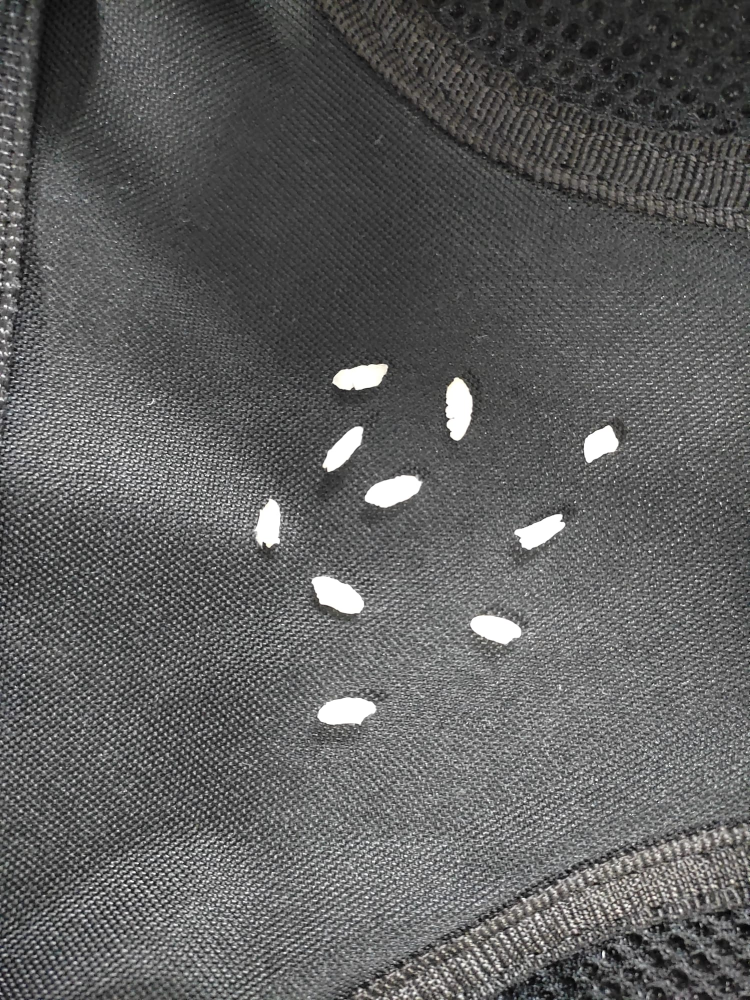
#> input picture Pirinc.jpeg, 1500 x 2000 px (shown at 1/2 size)
$ python main.py
#> lines starting #> are read from the running program, lines starting #| are printed output that depends on the picture; after the words box and inside, x2 and y2 are one past the last pixel; in counts of white or black regions, pixels touching at a corner belong together
import cv2
import numpy as np

# MAHSUN KALKAN
# Sayma İslemi İçin 2 gÖRÜNTÜ Bıraktım İkisinide Deneyebilirsiniz.

dosya_yolu = "Pirinc.jpeg"  # Görüntüyü yükleyip görüntü dosyasının yolunu doğru bir şekilde girdim.
görüntü = cv2.imread(dosya_yolu)
#> görüntü is the input picture: shape (2000, 1500, 3); mean B, G, R 94.7, 94.9, 94.9


yeni_genislik = 450     # Yeni genişlik ve yükseklik değerleri girdim çünkü yüklediğim fotoğrafın boyutu sıkıntı yaratıyordu.
yeni_yukseklik = 600

# Görüntüyü yeniden boyutlandır
yeniden_boyutlandirilmis_goruntu = cv2.resize(görüntü, (yeni_genislik, yeni_yukseklik))
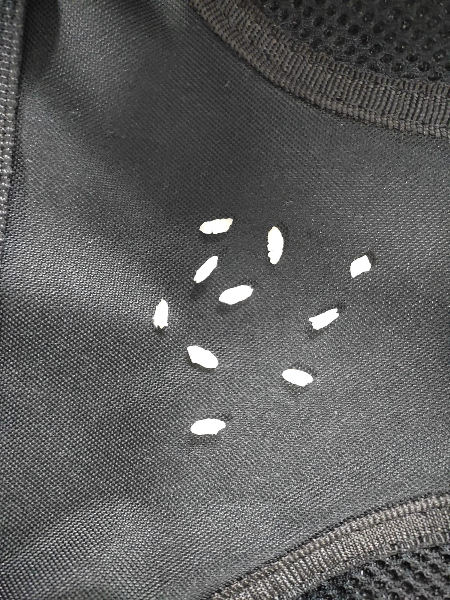
#> yeniden_boyutlandirilmis_goruntu: shape (600, 450, 3); mean B, G, R 94.6, 94.8, 94.8


gri_goruntu = cv2.cvtColor(yeniden_boyutlandirilmis_goruntu, cv2.COLOR_BGR2GRAY)  # Görüntümüzü öncelikle gri tona dönüştürdüm.

# Eşikleme yap
_, esik_goruntu = cv2.threshold(gri_goruntu, 100, 255, cv2.THRESH_BINARY)
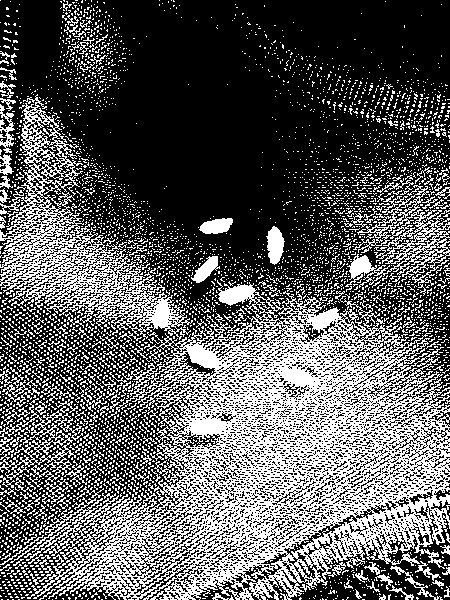
#> esik_goruntu: shape (600, 450); 36.2% white in thin lines or dots

# Morfolojik işlemler uyguladım (istenmeyen arka planları temizledim)
kernel = np.ones((5, 5), np.uint8)
acma_goruntu = cv2.morphologyEx(esik_goruntu, cv2.MORPH_OPEN, kernel, iterations=2)
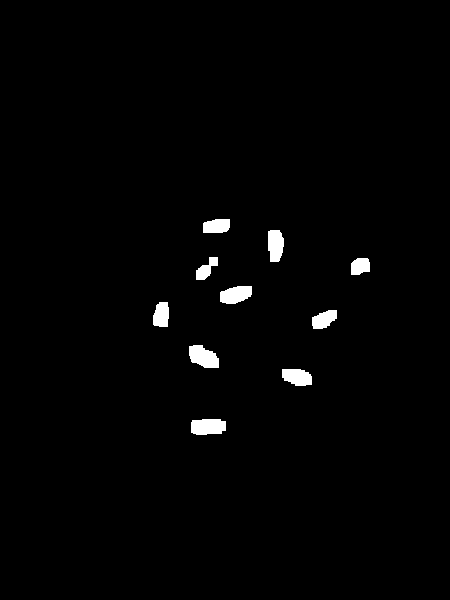
#> acma_goruntu: shape (600, 450); 1.4% white; 10 white regions, largest, box (x1, y1, x2, y2) and area: (189, 345, 219, 368) 504, (191, 419, 226, 435) 499, (220, 286, 252, 304) 450


_, etiketler, istatistikler, merkezler = cv2.connectedComponentsWithStats(acma_goruntu)  # Nesne etiketleme ve sayma
#> etiketler: shape (600, 450) int32; 11 distinct labels, from 0 to 10
#> istatistikler = [[0, 0, 450, 600, 266140], [203, 219, 27, 14, 338], [268, 230, 16, 32, 433], [196, 257, 22, 23, 265], [351, 258, 19, 17, 275], [220, 286, 32, 18, 450], [153, 302, 16, 25, 341], [312, 310, 25, 19, 340], [189, 345, 30, 23, 504], [282, 369, 30, 17, 415], [191, 419, 35, 16, 499]]; merkezler = [[224.2, 299.2], [216.2, 225.7], [275.1, 244.8], [206, 268.7], [359.8, 265.9], [235.4, 294.2], [161, 314.6], [323.7, 319], [203, 356.5], [296.8, 376.6], [207.6, 426.3]]

# Pirinç tanelerini saymaya başlayalım
pirinc_sayisi = len(istatistikler) - 1  # İlk etiket, arka planı temsil eder, bu nedenle çıkarılır
#> pirinc_sayisi = 10

# Sonuçları ekrana yazdırıyoruz
print(f"Pirinç taneleri sayısı: {pirinc_sayisi}")
#| Pirinç taneleri sayısı: 10

# Görüntüyü gösteriyoruz
cv2.imshow("Yuklenen Goruntu", yeniden_boyutlandirilmis_goruntu)
cv2.imshow("Islenmis Goruntu", acma_goruntu)
cv2.waitKey(0)
cv2.destroyAllWindows()
